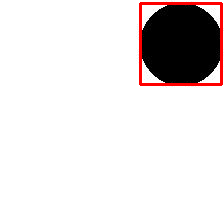

Write Python code to recreate this figure.
from PIL import Image, ImageDraw
from dataset import YoloToyDataset
from model import YoloV1Tiny
import torch

device = torch.device("cuda" if torch.cuda.is_available() else "cpu")
print(f"Using device: {device}")

# boxes: (N,4)
# scores: (N,)
def nms(boxes, scores, iou_thresh=0.5):
  if len(boxes) == 0:
    return []
  boxes = torch.tensor(boxes, dtype=torch.float32)
  scores = torch.tensor(scores, dtype=torch.float32)
  x1, y1, x2, y2 = boxes.T # (N,) each
  areas = (x2-x1).clamp(0)*(y2-y1).clamp(0)
  order = scores.argsort(descending=True)

  keep = [] # which box-index we want to keep
  while order.numel() > 0:
    i = order[0].item()
    keep.append(i)
    if order.numel() == 1:
      break 
    
    xx1 = torch.max(x1[i], x1[order[1:]])
    yy1 = torch.max(y1[i], y1[order[1:]])
    xx2 = torch.min(x2[i], x2[order[1:]])
    yy2 = torch.min(y2[i], y2[order[1:]])
    inter = (xx2-xx1).clamp(0) * (yy2-yy1).clamp(0)
    # iou between the max-box and the rest
    iou = inter / (areas[i] + areas[order[1:]] - inter + 1e-6)
    # find where NOT overlap with max-box
    inds = (iou<=iou_thresh).nonzero(as_tuple=False).squeeze()
    if inds.numel() == 0:
      break 
    # order=[5,3,1,2,6,0]; sorting of scores in descending order
    # inds = [0,2,3] (index of the rest boxes [3,1,2,6,0])
    # inds+1 = [1,3,4] => order becomes [3,2,6]
    order = order[inds+1]
  
  return keep


# img: (3,H,W)
# pred: (S,S,B*5+C)
def save_prediction(img, pred, filename="result.png", S=7, img_size=448, conf_thresh=0.2, iou_thresh=0.5, class_names=None):
  img = (img.permute(1,2,0).cpu().numpy()*255).astype("uint8") # (H,W,3)
  img_pil = Image.fromarray(img)
  draw = ImageDraw.Draw(img_pil)
  boxes, labels = decode_prediction(pred, S=S, img_size=img_size, conf_thresh=conf_thresh, iou_thresh=iou_thresh)
  # print(boxes)
  # print(labels)
  for (x1, y1, x2, y2), cl in zip(boxes, labels):
    x1, x2 = min(x1, x2), max(x1, x2)
    y1, y2 = min(y1, y2), max(y1, y2)
    color = "red" if cl == 0 else "blue"
    draw.rectangle([x1, y1, x2, y2], outline=color, width=3)
    label_text = str(cl) if class_names is None else class_names[cl]
    draw.text((x1, max(0, y1-10)), label_text, fill=color)
  img_pil.save(filename)
  print(f"Saved prediction result to {filename}")

def decode_prediction(pred, S=7, B=2, img_size=448, conf_thresh=0.2, iou_thresh=0.5):
  boxes, labels, scores = [], [], []
  cell_size = img_size / S 
  for i in range(S):
    for j in range(S):
      # scan the 2 boxes predicting this cell
      for b in range(B):
        p = pred[j,i,b*5:(b+1)*5] # (x,y,w,h,conf)
        conf = p[4].item()
        if conf < conf_thresh:
          continue
        # decode box
        x, y, w, h = p[0:4]
        cx = (i+x.item()) * cell_size 
        cy = (j+y.item()) * cell_size 
        w, h = w.item()*img_size, h.item()*img_size
        # pick class with highest score
        class_scores = pred[j,i,B*5:]
        cl = torch.argmax(class_scores).item()
        boxes.append([cx-w/2, cy-h/2, cx+w/2, cy+h/2])
        labels.append(cl)
        scores.append(conf)
  # apply nms 
  keep = nms(boxes, scores, iou_thresh=iou_thresh)
  boxes = [boxes[i] for i in keep]
  labels = [labels[i] for i in keep]

  return boxes, labels 

dataset = YoloToyDataset("val")
test_img, _ = dataset[7]
model = YoloV1Tiny().to(device)
model.load_state_dict(torch.load("yolov1tiny.pth", map_location=device))
model.eval()
with torch.no_grad():
  pred = model(test_img.unsqueeze(0).to(device))[0].cpu()
save_prediction(test_img, pred, filename="predicted.png", class_names=dataset.classes, conf_thresh=0.2)